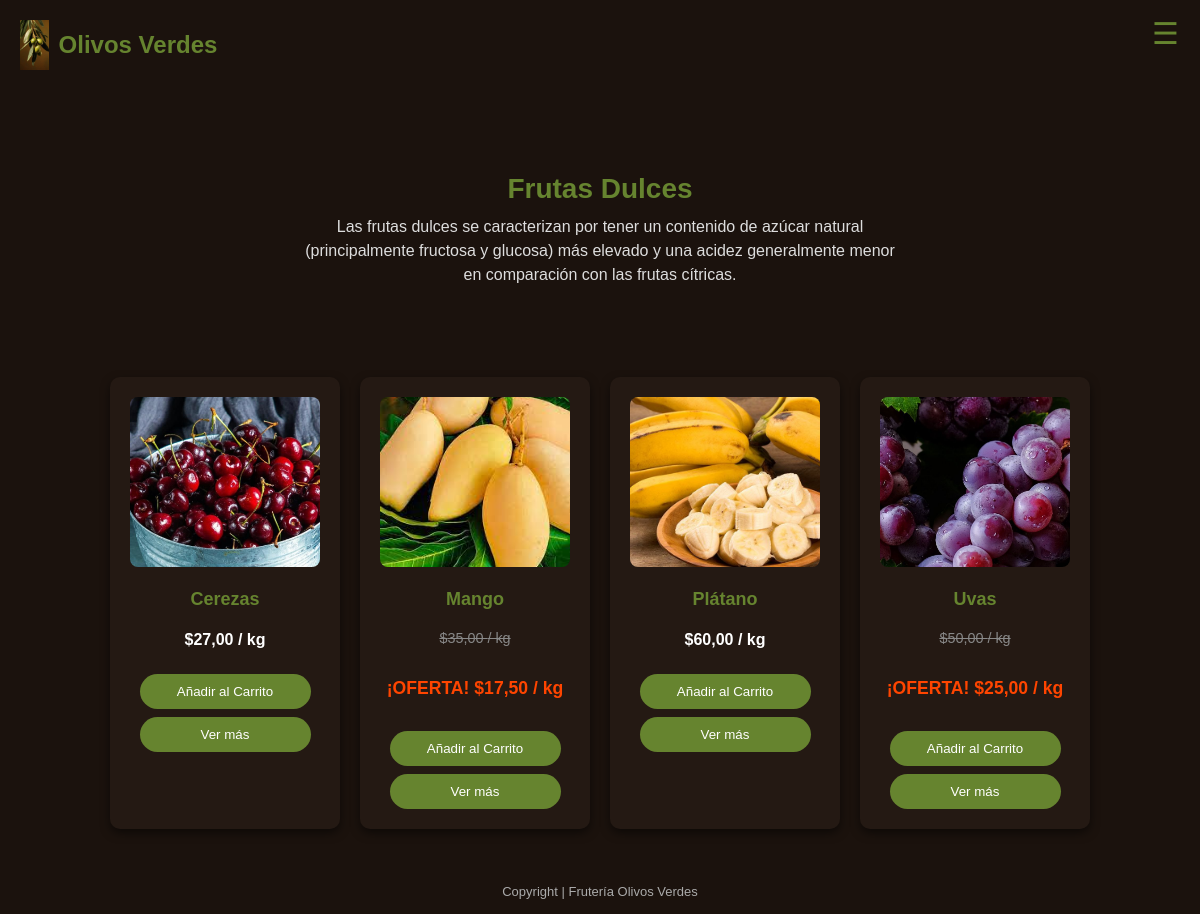
The app's page /dulces/ with its own data.
### app_fruteria/models.py (models this page shows, shortened)
class Producto(models.Model):
    nombre = models.CharField(max_length=100)
    precio = models.DecimalField(max_digits=6, decimal_places=2)
    descripcion = models.TextField()
    imagen = models.ImageField(upload_to='productos/', null=True, blank=True)
    categoria = models.ForeignKey(Categoria, on_delete=models.SET_NULL, null=True)
    sucursal = models.ForeignKey(Sucursal, on_delete=models.CASCADE, default=1)
    oferta = models.ForeignKey(Oferta, on_delete=models.SET_NULL,  null=True,  blank=True, related_name='productos_en_oferta',verbose_name="Aplicar Oferta")
    @property
    def precio_final(self):
        hoy = date.today()
        if self.oferta and self.oferta.fecha_inicio <= hoy <= self.oferta.fecha_fin:
            descuento_porcentaje = self.oferta.porcentaje_descuento
            descuento_monto = self.precio * (descuento_porcentaje / 100)
            precio_con_descuento = self.precio - descuento_monto
            return precio_con_descuento
        return self.precio

class Oferta(models.Model):
    nombre = models.CharField(max_length=100, default='Oferta sin nombre')
    descripcion = models.TextField(blank=True, null=True)
    activo = models.BooleanField(default=True, verbose_name="¿Oferta Activa?")
    fecha_inicio = models.DateField(null=True, blank=True)
    fecha_fin = models.DateField(null=True, blank=True)
    porcentaje_descuento = models.DecimalField(
    max_digits=5,
    decimal_places=2,
    default=0,
    verbose_name="Porcentaje de Descuento (%)"
)
    class Meta:
        verbose_name_plural = "Ofertas"

### app_fruteria/views.py (the view)
# urls.py: path('dulces/', views.frutas_dulces, name='frutas_dulces'),
def frutas_dulces(request):
    try:
        productos = Producto.objects.filter(categoria__nombre='Dulces').order_by('nombre')
    except:
        productos = Producto.objects.none()
    contexto = {
        'lista_productos': productos,
        'nombre_seccion': 'Frutas Dulces'
    }
    return render(request, 'app_fruteria/dulces.html', contexto)

### app_fruteria/templates/app_fruteria/dulces.html (shortened to what this page needs)
<!DOCTYPE html>
<html lang="es">
<head>
    {% load static %}
</head>
<body>
    <header>
        <img src="{% static 'app_fruteria/imagenes/icon.jpg' %}" alt="Logo">
        Olivos Verdes
    </header>
    <button class="hamburger-icon" id="menu-btn">☰</button>
    <main>
        <section class="intro">
            <h2> {{ nombre_seccion|default:"Frutas Dulces" }} </h2>
            <p>Las frutas dulces se caracterizan por tener un contenido de azúcar natural (principalmente fructosa y glucosa) más elevado y una acidez generalmente menor en comparación con las frutas cítricas.</p>
        </section>
        <section class="frutas">
            {% for producto in lista_productos %}
                <div class="fruta">
                    {% if producto.imagen %}
                        <img src="{{ producto.imagen.url }}" alt="{{ producto.nombre }}">
                    {% else %}
                        <img src="{% static 'app_fruteria/imagenes/placeholder.jpg' %}" alt="{{ producto.nombre }}">
                    {% endif %}
                    <h3>{{ producto.nombre }}</h3>
                    {% if producto.precio_final < producto.precio %}
                        <p class="precio-original" style="text-decoration: line-through; color: #888; font-size: 0.9em;">
                            ${{ producto.precio|floatformat:2 }} / kg
                        </p>
                        <p class="precio-oferta" style="color: #FF4500; font-weight: bold; font-size: 1.1em;">
                            ¡OFERTA! ${{ producto.precio_final|floatformat:2 }} / kg
                        </p>
                        {% else %}
                            <p class="precio">${{ producto.precio|floatformat:2 }} / kg</p>
                    {% endif %}
                    <button class="btn-accion btn-modal-add js-add-to-cart"
                            data-product-id="{{ producto.id }}"
                            data-product-name="{{ producto.nombre }}"
                            onclick="cerrarModal('modal-{{ producto.id }}');">
                        Añadir al Carrito
                    </button>
                    <button class="btn-accion" onclick="mostrarModal('modal-{{ producto.id }}')">Ver más</button>
                </div>
            {% empty %}
                <p style="text-align: center; width: 100%;">Aún no hay productos en el catálogo. Por favor, añádelos en el administrador.</p>
            {% endfor %}
        </section>
    </main>
    <footer>
        Copyright | Frutería Olivos Verdes
    </footer>
</body>
</html>

### app_fruteria/templates/app_fruteria/dulces.html (style rules this page uses)
body { background-color: #1b120d; color: #fff; font-family: 'Verdana', sans-serif; margin: 0; padding: 0; min-height: 100vh; display: flex; flex-direction: column; }
header { display: flex; align-items: center; justify-content: flex-start; background-color: #1b120d; padding: 20px; color: #66842f; font-size: 24px; font-weight: bold; }
header img { height: 50px; margin-right: 10px; }
.hamburger-icon { display: block; position: fixed; top: 15px; right: 15px; z-index: 1000; background: none; border: none; font-size: 30px; cursor: pointer; color: #66842f; }
main { flex: 1; padding: 20px 30px; }
.intro { text-align: center; padding: 40px 20px; }
.intro h2 { color: #66842f; margin-bottom: 10px; font-size: 28px; }
.intro p { max-width: 600px; margin: 0 auto 30px auto; color: #ddd; font-size: 16px; line-height: 1.5; }
.frutas { display: flex; flex-wrap: wrap; justify-content: center; gap: 20px; padding: 20px; }
.fruta { background-color: #241913; border-radius: 10px; padding: 20px; width: 230px; text-align: center; box-shadow: 0 4px 10px rgba(0,0,0,0.5); transition: transform 0.2s ease-in-out; display: flex; flex-direction: column; align-items: center; box-sizing: border-box; }
.fruta img { width: 100%; border-radius: 8px; height: 170px; object-fit: cover; margin-bottom: 12px; }
.fruta h3 { font-size: 18px; margin: 10px 0 5px; color: #66842f; }
.fruta p.precio { font-size: 16px; color: #ffffff; font-weight: bold; margin-bottom: 10px; }
.btn-accion { display: block; width: 90%; padding: 10px; margin: 8px auto 0 auto; background-color: #66842f; color: white; text-align: center; border-radius: 20px; text-decoration: none; font-weight: none; border: none; cursor: pointer; transition: 0.2s ease-in-out; box-sizing: border-box; }
.btn-accion + .btn-accion { margin-top: 8px; }
.btn-modal-add { width: 90%; margin: 10px auto 0 auto; border-radius: 20px; }
.btn-modal-add { margin-top: 15px; }
footer { background-color: #1b120d; color: #aaa; padding: 15px; font-size: 13px; text-align: center; margin-top: auto; }

### records on screen
Producto: imagen (picture), nombre "Cerezas", precio "27,00"
Producto: imagen (picture), nombre "Mango", precio "35,00", precio_final "17,50"
Producto: imagen (picture), nombre "Plátano", precio "60,00"
Producto: imagen (picture), nombre "Uvas", precio "50,00", precio_final "25,00"

### other values on screen
{{ nombre_seccion|default:"Frutas Dulces" }} "Frutas Dulces"
